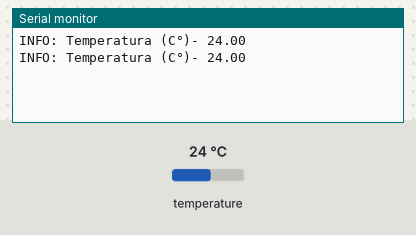
This sketch was run on a simulated Arduino Uno, built with avr-gcc and run on an emulated ATmega328P. On the bench: the last lines printed to the serial monitor. Inputs (shaded band) come from the test bench; at power-on: temperature 24 °C.

Above: at 3.3 s.
3.4 s: temperature set to 12 °C
At 5.5 s:
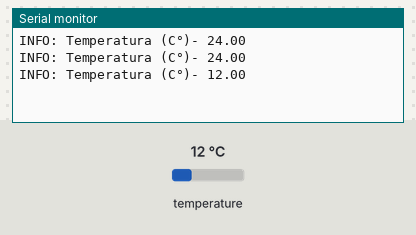
5.9 s: temperature set to 19 °C
At 6.8 s:
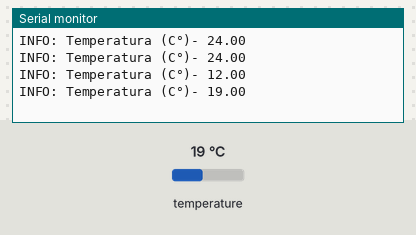
Timing chart, 0 to 8.9 s (numbered marks = the images above; inputs shaded):
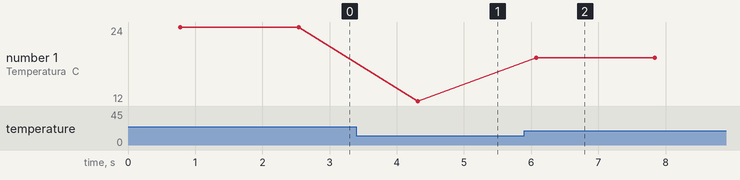

The sketch:

get_temp_DallasTemperature.ino
```cpp
/*
  Referências:
  [01] RoboCore. Primeiros Passos com o DS18B20. Disponível em <https://www.robocore.net/tutoriais/primeiros-passos-ds18b20-arduino>
  [02] Arduino. DallasTemperature Documentation. Disponível em <https://www.arduino.cc/reference/en/libraries/dallastemperature/>
*/

#include <OneWire.h>
#include <DallasTemperature.h>

// ---------------------------- Read temp ----------------------------//

#define TEMP_ONEWIRE_SENSOR_PIN 12

OneWire oneWire(TEMP_ONEWIRE_SENSOR_PIN);
DallasTemperature sensor(&oneWire);
DeviceAddress deviceAddress;

void get_temp(){
  sensor.requestTemperatures();
  float tempC = sensor.getTempCByIndex(0);

  if(tempC != DEVICE_DISCONNECTED_C){
    Serial.print("INFO: Temperatura (C°)- ");
    Serial.println(tempC);
  } else{
    Serial.println("ERROR: Sensor não encontrado");
  }
}

// ------------------------- Setup and Loop -------------------------//
void setup(){
  // Serial configuration
  Serial.begin(9600);

  // Starting temp sensors
  sensor.begin();
}

void loop(){
  get_temp();
  delay(1000);
}
```

Measured:
- after the input at 3.4 s, the serial monitor: prints a new line after 0.91 s (image 1)
- after the input at 5.9 s, the serial monitor: prints a new line after 0.17 s (image 2)
- plotted number 1: 24 → 12 after the input at 3.4 s, 12 → 19 after the input at 5.9 s
